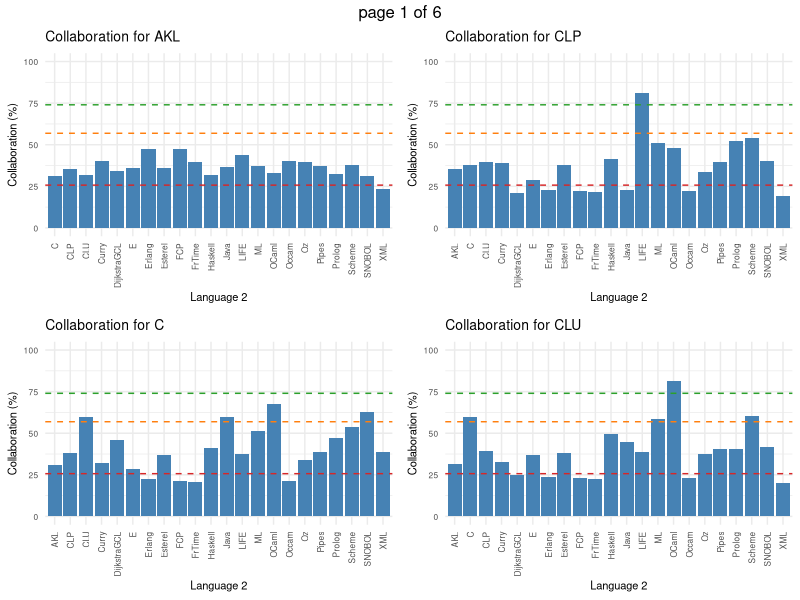
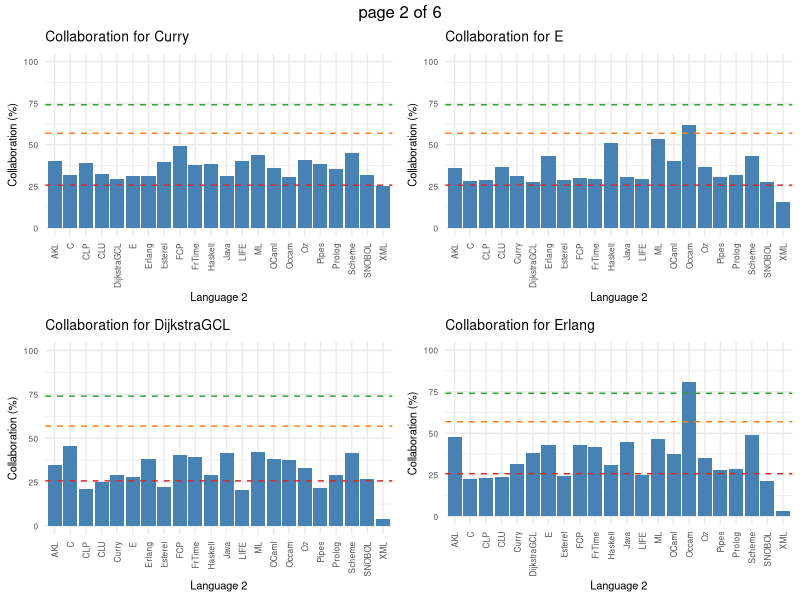
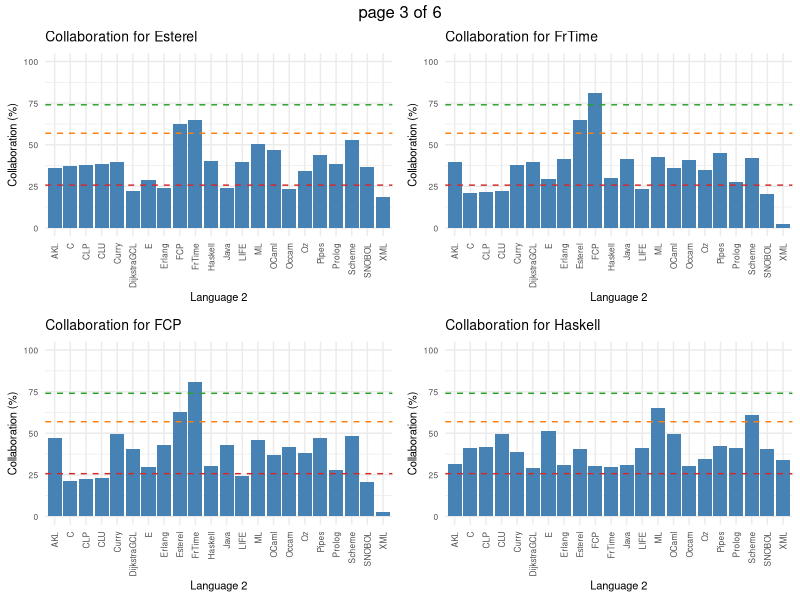
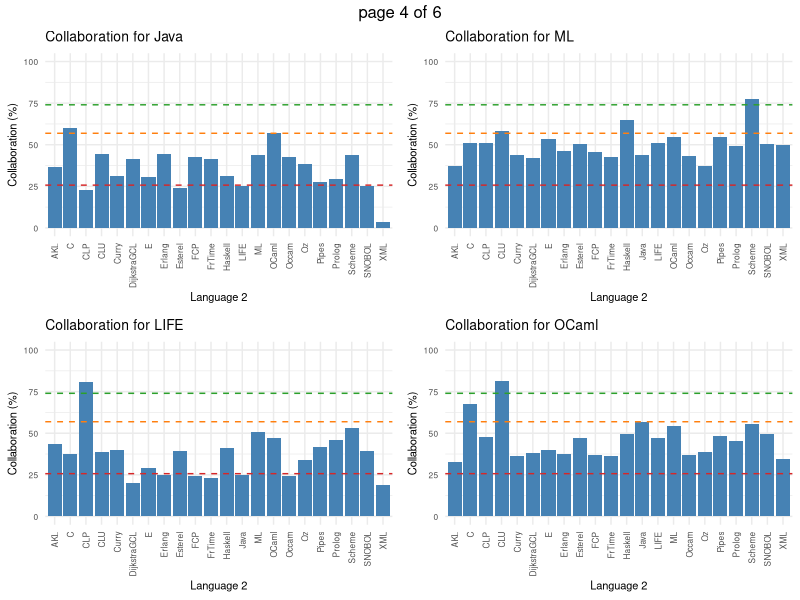
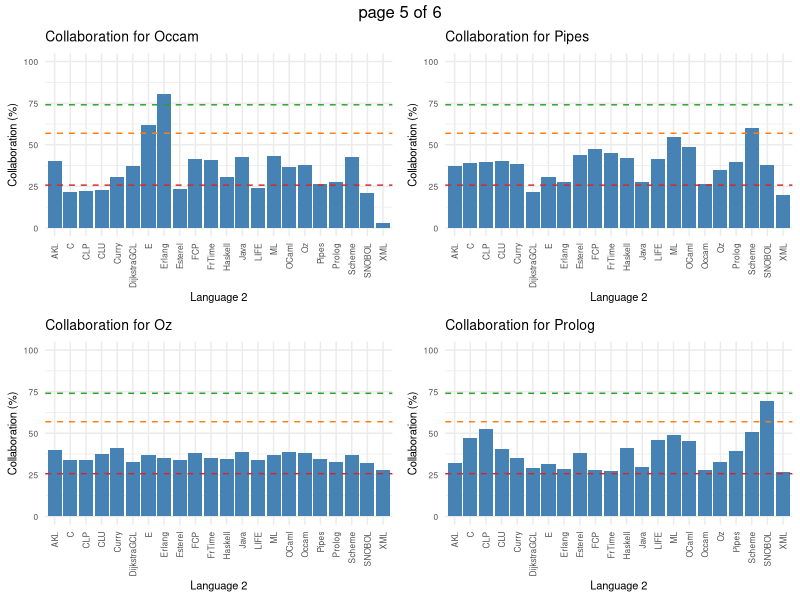
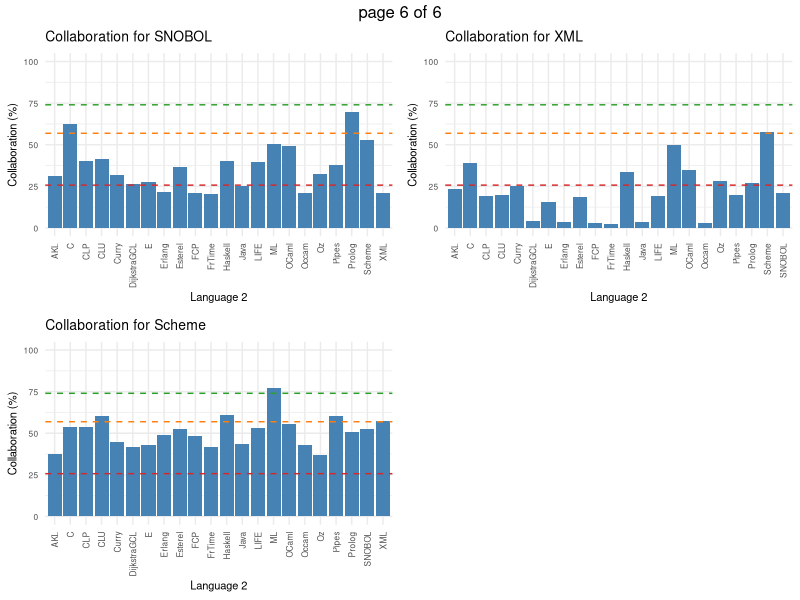

R code for these plots, in order:
# Charger les packages nécessaires
library(ggplot2)
library(dplyr)
library(readr)
library(gridExtra)

# Lire les données depuis le fichier CSV adapté aux langages
data <- read_csv("language_collaboration_results.csv")

# Ajustements de thème
adjusted_theme <- theme(
  plot.title = element_text(size = 10),
  axis.title = element_text(size = 8),
  axis.text.x = element_text(angle = 90, vjust = 0.5, size = 6),
  axis.text.y = element_text(size = 6),
  legend.title = element_text(size = 8),
  legend.text = element_text(size = 6)
)

# Calculer le pourcentage de collaboration
data <- data %>%
  mutate(Collaboration_Percentage = as.numeric(CollaborationScore) * 100)

# Tri par Language1 et création des graphiques pour chaque langage
data_sorted <- data %>% arrange(Language1)
unique_languages <- unique(data_sorted$Language1)
graphs <- list()

seuils <- c(25.7, 56.9, 74) # Exemple de seuils de collaboration
colors <- c("#d62728", "#ff7f0e", "#2ca02c") # Couleurs pour les seuils

for (language in unique_languages) {
  subset_data <- filter(data_sorted, Language1 == language)
  graph <- ggplot(subset_data, aes(x = Language2, y = Collaboration_Percentage)) +
    geom_bar(stat = "identity", fill = "steelblue") +
    theme_minimal() +
    adjusted_theme +
    labs(title = paste("Collaboration for", language), x = "Language 2", y = "Collaboration (%)") +
    theme(axis.text.x = element_text(angle = 90, hjust = 1)) +
    scale_y_continuous(limits = c(0, 100), breaks = seq(0, 100, by = 25))
  
  # Ajouter des lignes horizontales pour les seuils de collaboration
  for(i in 1:length(seuils)) {
    graph <- graph + geom_hline(yintercept = seuils[i], linetype = "dashed", color = colors[i])
  }
  
  graphs[[language]] <- graph
}

# Sauvegarder tous les graphiques dans un seul fichier PDF
pdf("AllLanguageCollaborationReport.pdf")
marrangeGrob(grobs = lapply(graphs, ggplotGrob), ncol = 2, nrow = 2)
dev.off()
